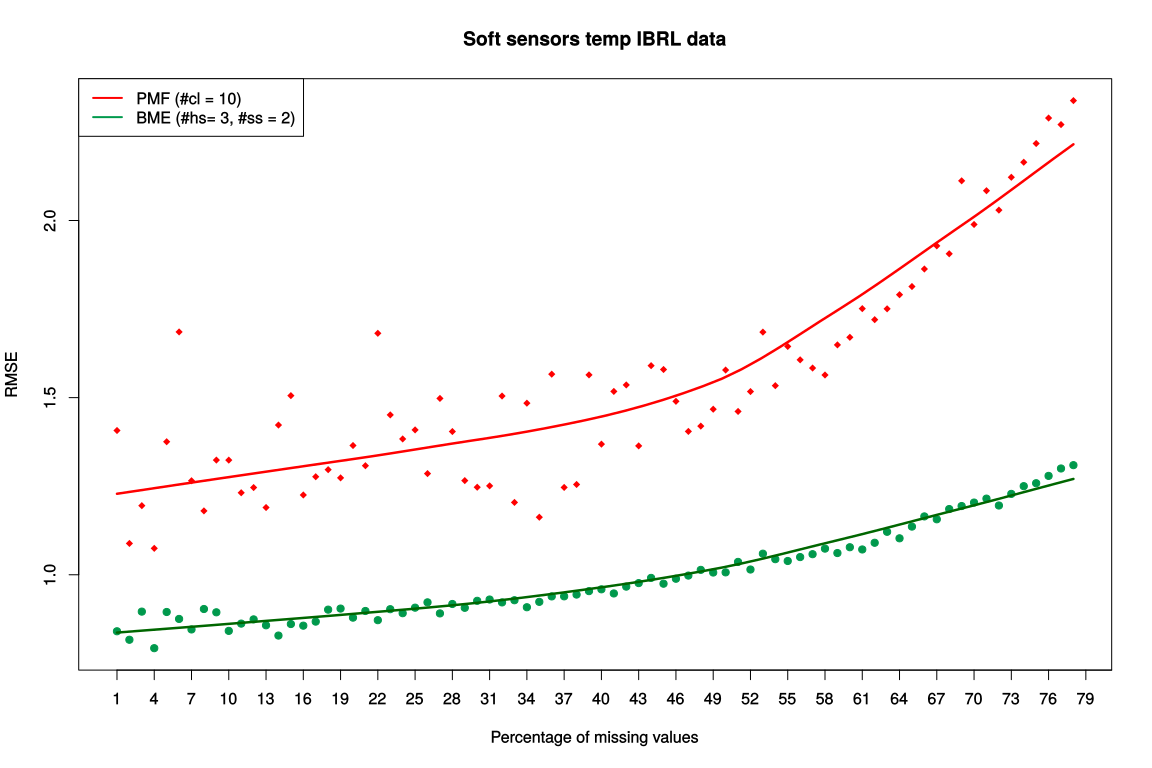

Here is the R script that generated this plot:
df <- read.table("../softBME2.csv", sep=",", head=F)
names(df)[2:5] = c("MAPE", "RMSE", "CVRMSE", "time")
df = df[1:78,]



#number of clusters = 10

df2 = read.table("../softPMF2res.csv", sep=",", head=F)
df2[df2 == "NaN"] = NA
df2 = df2[1:79,]

df2 = data.frame(t(df2))
names(df2)[1] = c("cl")

df3 = aggregate(df2[, -c(1)], list(df2$cl), mean, na.rm=T)

df4 = data.frame(V1 =df$V1, RMSE = as.numeric(df3[10,-1]))  

plot(df$V1, df$RMSE,ylab ="RMSE", xlab ="Percentage of missing values"
     , main="Soft sensors temp IBRL data"#, ylim = c(4.003,4.027)
     , col="#00994C", pch = 19, xaxt="n", ylim = c(min(df4$RMSE, df$RMSE), max(df4$RMSE, df$RMSE))
)
axis(1, at = seq(1,85,3))
with(df, lines(loess.smooth(V1, RMSE),col = "#006600", lwd=2.5))
points(df4$V1,df4$RMSE , col="red", pch = 18, xaxt="n")
with(df4, lines(loess.smooth(V1, RMSE),col = "red", lwd=2.5))

legend("topleft", legend=c("PMF (#cl = 10)", "BME (#hs= 3, #ss = 2)"),
       col=c("red", "#00994C"), lty = 1, cex=1, lwd=2)

dev.off()
svg(filename="fig2.svg", width = 12, height = 8, pointsize = 12)
plot(df$V1, df$RMSE,ylab ="RMSE", xlab ="Percentage of missing values"
     , main="Soft sensors temp IBRL data"#, ylim = c(4.003,4.027)
     , col="#00994C", pch = 19, cex = 1.5, xaxt="n", ylim = c(min(df4$RMSE, df$RMSE), max(df4$RMSE, df$RMSE))
)
axis(1, at = seq(1,85,3))
with(df, lines(loess.smooth(V1, RMSE),col = "#006600", lwd=2.5))
points(df4$V1,df4$RMSE , col="red", pch = 18, cex = 1.5, xaxt="n")
with(df4, lines(loess.smooth(V1, RMSE),col = "red", lwd=2.5))

legend("topleft", legend=c("PMF (#cl = 10)", "BME (#hs= 3, #ss = 2)"),
       col=c("red", "#00994C"), lty = 1, cex=1.5, lwd=2)

dev.off()
